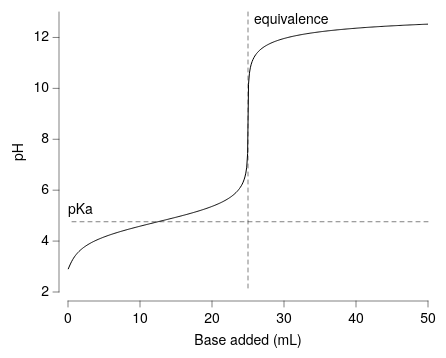

Here is the Vega-Lite specification saved for this chart:
### Vega-Lite specification from a JSON file in a GitHub repository (floating-point values rounded to 4 significant figures; data arrays with more than 128 entries replaced by an {"elided": "..."} marker saying what was removed)
{"background": null, "config": {"arc": {"fill": "#DBDBDB", "fillOpacity": 1.0, "innerRadius": 35.0, "padAngle": 0.03, "stroke": "black", "strokeOpacity": 1, "strokeWidth": 0.25}, "area": {"fill": "#DBDBDB", "fillOpacity": 1.0, "stroke": "black", "strokeOpacity": 1, "strokeWidth": 0.25}, "axis": {"domain": true, "domainCap": "round", "domainColor": "black", "domainWidth": 0.25, "grid": false, "gridCap": "round", "gridColor": "#F1F1F1", "gridDash": [0, 0], "gridOpacity": 1.0, "gridWidth": 0.25, "labelColor": "black", "labelFont": "Helvetica Neue, HelveticaNeue, Helvetica, Arial, sans-serif", "labelFontSize": 7, "labelFontStyle": "normal", "labelFontWeight": 400, "offset": 4.5, "ticks": true, "tickCap": "round", "tickColor": "black", "tickRound": false, "tickSize": 3, "tickWidth": 0.25, "titleColor": "black", "titleFont": "Helvetica Neue, HelveticaNeue, Helvetica, Arial, sans-serif", "titleFontSize": 7, "titleFontStyle": "normal", "titleFontWeight": 400}, "axisX": {"domain": true, "labelAlign": "center", "labelAngle": 0, "labels": true, "ticks": true, "translate": 0}, "axisY": {"domain": true, "labelAlign": "right", "labelAngle": 0, "labels": true, "ticks": true, "translate": 0}, "axisRight": {"domain": true, "labelAlign": "left", "labelAngle": 0, "labels": true, "ticks": true, "translate": 0}, "axisTop": {"domain": true, "labelAlign": "center", "labelAngle": 0, "labels": true, "ticks": true, "translate": 0}, "axisBand": {"tickOffset": 0}, "bar": {"fill": "#DBDBDB", "fillOpacity": 1.0, "stroke": "black", "strokeOpacity": 1, "strokeWidth": 0.25}, "boxplot": {"size": 12.6, "ticks": {"cornerRadius": 0.25, "fill": "black", "opacity": 1, "size": 6.3, "thickness": 0.25}, "box": {"fillOpacity": 1.0, "stroke": "black", "strokeOpacity": 1, "strokeWidth": 0.25}, "median": {"cornerRadius": 0, "fill": "black", "fillOpacity": 1.0, "opacity": 1, "size": 12.6, "thickness": 0.25}, "rule": {"fill": "black", "fillOpacity": 1.0, "size": 14.0, "stroke": "black", "strokeDash": [0, 0], "strokeOpacity": 1, "strokeWidth": 0.25}, "outliers": {"color": "black", "fill": "black", "fillOpacity": 1.0, "size": 0, "stroke": "black", "strokeOpacity": 1, "strokeWidth": 0.25}}, "circle": {"fill": "black", "fillOpacity": 1.0, "size": 1.75, "stroke": null, "strokeOpacity": 1, "strokeWidth": 0.25}, "errorband": {"band": {"fillOpacity": 0.6, "stroke": null, "strokeWidth": 0.25, "strokeOpacity": 1}, "borders": {"opacity": 0, "strokeOpacity": 0.25, "strokeWidth": 1}}, "errorbar": {"opacity": 1, "rule": {"strokeDash": [0, 0], "strokeWidth": 0.25}, "ticks": {"color": "black", "cornerRadius": 0.125, "opacity": 1, "size": 8.4, "thickness": 0.25}, "thickness": 0.25}, "font": "Helvetica Neue, HelveticaNeue, Helvetica, Arial, sans-serif", "geoshape": {"fill": "#DBDBDB", "fillOpacity": 1.0, "stroke": "black", "strokeOpacity": 1, "strokeWidth": 0.25}, "header": {"labelColor": "black", "labelFont": "Helvetica Neue, HelveticaNeue, Helvetica, Arial, sans-serif", "labelFontSize": 7, "labelFontStyle": "normal", "labelFontWeight": 400, "titleColor": "black", "titleFont": "Helvetica Neue, HelveticaNeue, Helvetica, Arial, sans-serif", "titleFontSize": 7, "titleFontStyle": "normal", "titleFontWeight": 400, "titlePadding": 0}, "legend": {"disable": false, "offset": 4.5, "titlePadding": 4, "labelOffset": 2, "gradientLabelOffset": 2, "gradientLength": 70.0, "gradientThickness": 7.0, "gradientOpacity": 1.0, "gradientStrokeColor": "black", "gradientStrokeWidth": 0.25, "labelColor": "black", "labelFont": "Helvetica Neue, HelveticaNeue, Helvetica, Arial, sans-serif", "labelFontSize": 7, "labelFontStyle": "normal", "labelFontWeight": 400, "strokeColor": "black", "strokeWidth": 0, "symbolSize": 42, "symbolStrokeColor": "black", "symbolStrokeWidth": 0.25, "titleColor": "black", "titleFont": "Helvetica Neue, HelveticaNeue, Helvetica, Arial, sans-serif", "titleFontSize": 7, "titleFontStyle": "normal", "titleFontWeight": 400}, "line": {"color": "black", "stroke": "black", "strokeCap": "butt", "strokeDash": [0, 0], "strokeOpacity": 1, "strokeWidth": 0.5}, "point": {"filled": true, "fill": "#DBDBDB", "fillOpacity": 1.0, "size": 7.0, "stroke": "black", "strokeOpacity": 1, "strokeWidth": 0.25}, "range": {"category": ["#B2B2B2", "#4A7CD3", "#008542", "#664CAF", "#509F98", "#636363", "#284F93", "#005226", "#382864", "#285753"], "diverging": {"scheme": ["#443E60", "#5F597E", "#7C759B", "#9994B6", "#B7B4CC", "#D6D5DC", "#F6F6F6", "#D1DAD9", "#A4C2BF", "#7AA9A4", "#578E89", "#37736E", "#1B5954"]}, "heatmap": {"scheme": ["#440154", "#472270", "#433E82", "#38598C", "#2C728E", "#238A8D", "#24A086", "#39B578", "#5DC862", "#96D646", "#CAE02D", "#FDE724"]}, "ordinal": {"scheme": ["#F1F1F1", "#DBDBDB", "#C6C6C6", "#B2B2B2", "#9D9D9D", "#898989", "#767676", "#636363", "#515151", "#404040", "#2F2F2F", "#1F1F1F"]}, "ramp": {"scheme": ["#440154", "#472270", "#433E82", "#38598C", "#2C728E", "#238A8D", "#24A086", "#39B578", "#5DC862", "#96D646", "#CAE02D", "#FDE724"]}}, "rule": {"color": "black", "stroke": "black", "strokeCap": "round", "strokeDash": [2, 2], "strokeOpacity": 1, "strokeWidth": 0.25}, "scale": {"barBandPaddingInner": 0.1, "rectBandPaddingInner": 0, "tickBandPaddingInner": 0.1, "bandPaddingOuter": 0.1, "bandWithNestedOffsetPaddingInner": 0.2, "bandWithNestedOffsetPaddingOuter": 0.2, "offsetBandPaddingInner": 0, "offsetBandPaddingOuter": 0, "round": false}, "rect": {"fill": "#DBDBDB", "fillOpacity": 1.0, "stroke": "black", "strokeOpacity": 1, "strokeWidth": 0.25}, "square": {"fill": "#DBDBDB", "fillOpacity": 1.0, "size": 14.0, "stroke": "black", "strokeOpacity": 1, "strokeWidth": 0.25}, "text": {"color": "black", "font": "Helvetica Neue, HelveticaNeue, Helvetica, Arial, sans-serif", "fontSize": 7, "fontStyle": "normal", "fontWeight": 400}, "tick": {"color": "black", "cornerRadius": 0.125, "opacity": 1.0, "size": 12.6, "thickness": 0.25}, "title": {"anchor": "middle", "frame": "group", "color": "black", "font": "Helvetica Neue, HelveticaNeue, Helvetica, Arial, sans-serif", "fontSize": 7, "fontStyle": "normal", "fontWeight": 400, "subtitleColor": "black", "subtitleFont": "Helvetica Neue, HelveticaNeue, Helvetica, Arial, sans-serif", "subtitleFontSize": "Helvetica Neue, HelveticaNeue, Helvetica, Arial, sans-serif", "subtitleFontStyle": "normal", "subtitleFontWeight": 400}, "trail": {"color": "black", "opacity": 1, "size": 0.5}, "view": {"continuousWidth": 180, "continuousHeight": 140, "discreteWidth": 180, "discreteHeight": 140, "fill": null, "stroke": null, "strokeWidth": 0.25}}, "layer": [{"data": {"name": "data-9166425d4191514ae115a8b70e47660b"}, "mark": {"type": "line"}, "encoding": {"x": {"field": "Vb", "scale": {"domain": [0, 50], "nice": false}, "title": "Base added (mL)", "type": "quantitative"}, "y": {"field": "pH", "scale": {"domain": [2, 13], "nice": false}, "title": "pH", "type": "quantitative"}}}, {"layer": [{"data": {"values": [{"__dysonsphere__": 1}]}, "mark": {"type": "rule", "opacity": 1.0}, "encoding": {"x": {"datum": 25.0}}}, {"data": {"values": [{"__dysonsphere__": 1}]}, "mark": {"type": "text", "align": "left", "baseline": "top", "dx": 3, "dy": 0, "fontSize": 7}, "encoding": {"text": {"value": "equivalence"}, "x": {"datum": 25.0}, "y": {"value": 0}}}]}, {"layer": [{"data": {"values": [{"__dysonsphere__": 1}]}, "mark": {"type": "rule", "opacity": 1.0, "strokeDash": [2, 2]}, "encoding": {"y": {"datum": 4.76}}}, {"data": {"values": [{"__dysonsphere__": 1}]}, "mark": {"type": "text", "align": "left", "baseline": "bottom", "dx": 0, "dy": -3, "fontSize": 7}, "encoding": {"text": {"value": "pKa"}, "x": {"value": 0}, "y": {"datum": 4.76}}}]}], "$schema": "https://vega.github.io/schema/vega-lite/v6.4.1.json", "datasets": {"data-9166425d4191514ae115a8b70e47660b": {"elided": "400 records"}}}
